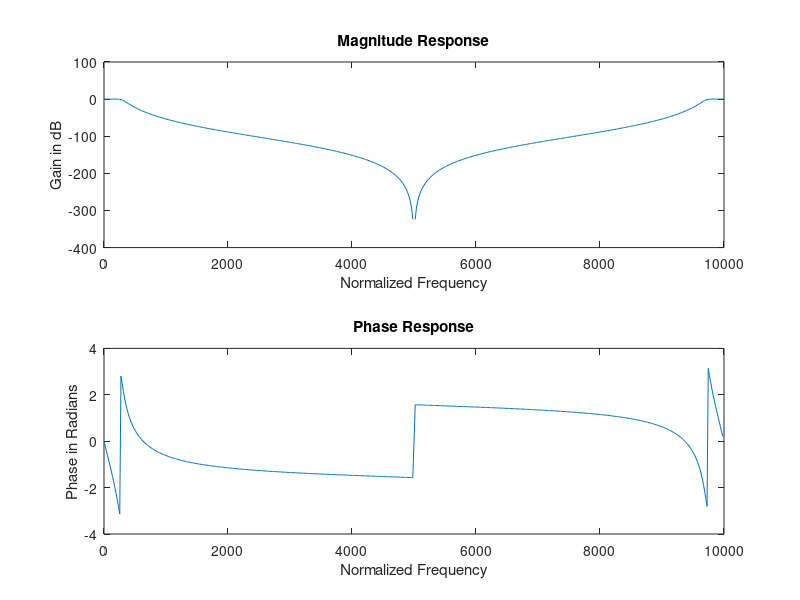

MATLAB code to generate this figure:
% EXPERIMENT 16. Design of filter using bilinear Transformation (BLT)      
% Method

clc;
clear all;
close all;

fs = 10000;
fn = fs/2;
fc = 300;

n = 5;

[z,p,k] = butter(n, fc/fn);
b = k*poly(z);
a = poly(p);
[h, om] = freqz(b, a, 512, fs);

subplot(2,1,1), plot(om, 20*log10(abs(h)));
xlabel('Normalized Frequency');
ylabel('Gain in dB');
title('Magnitude Response');

subplot(2,1,2), plot(om, angle(h));
xlabel('Normalized Frequency');
ylabel('Phase in Radians');
title('Phase Response');
